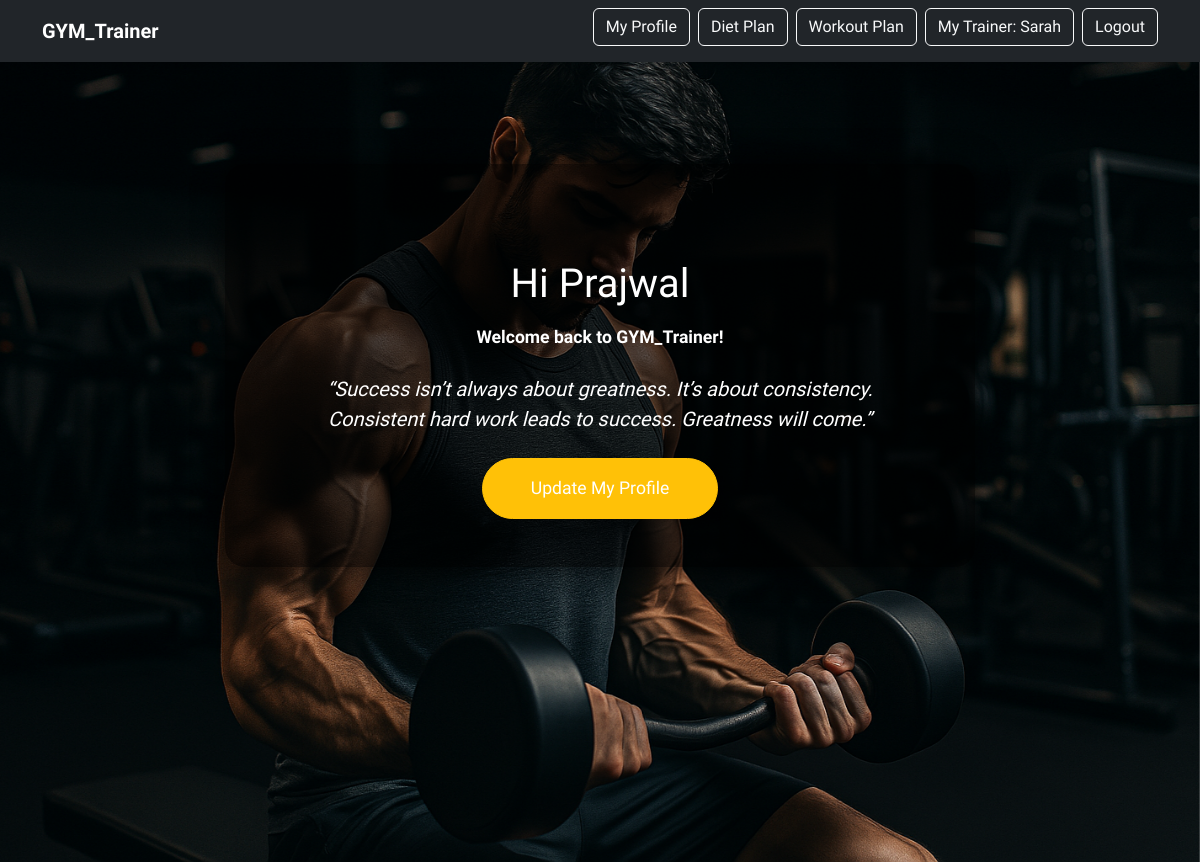
The page /test/ (signed in) on the database its author committed.
### users/models.py (models this page shows, shortened)
class NewUser(AbstractUser):
    is_trainer = models.BooleanField(default=False)
    class Meta:
        verbose_name = "User"
        verbose_name_plural = "Users"

### userprofile/models.py (models this page shows, shortened)
class UserProfile(models.Model):
    user = models.OneToOneField(settings.AUTH_USER_MODEL, on_delete=models.CASCADE)
    first_name = models.CharField(max_length=30)
    last_name = models.CharField(max_length=30)
    date_of_birth = models.DateField(blank=True, null=True)
    height = models.DecimalField(max_digits=5, decimal_places=2, blank=True, null=True)  # in cm
    weight = models.DecimalField(max_digits=5, decimal_places=2, blank=True, null=True)  # in kg
    smoking = models.BooleanField(choices=[(True, 'Yes'), (False, 'No')], default=False)
    alcohol = models.BooleanField(choices=[(True, 'Yes'), (False, 'No')], default=False)
    FOOD_CHOICES = [
        ('vegetarian', 'Vegetarian'),
        ('non-vegetarian', 'Non-Vegetarian'),
        ('vegan', 'Vegan')
    ]
    food_habits = models.CharField(max_length=20, choices=FOOD_CHOICES, default='non-vegetarian')
    WORKOUT_EXPERIENCE_CHOICES = [
        ('beginner', 'Beginner'),
        ('intermediate', 'Intermediate'),
        ('advanced', 'Advanced')
    ]
    workout_experience = models.CharField(max_length=20, choices=WORKOUT_EXPERIENCE_CHOICES, default='beginner')
    diet_plan = models.JSONField(blank=True, null=True)
    workout_plan = models.JSONField(blank=True, null=True)
    selected_trainer = models.ForeignKey(Trainer, on_delete=models.SET_NULL, null=True, blank=True)

### trainers/models.py (models this page shows, shortened)
class Trainer(models.Model):
    user = models.OneToOneField(settings.AUTH_USER_MODEL, on_delete=models.CASCADE, related_name='trainer')
    Firstname = models.CharField(max_length=100)
    Lastname = models.CharField(max_length=100)
    specialization = models.CharField(max_length=100)
    bio = models.TextField()
    profile_picture = models.ImageField(upload_to='trainers/', blank=True, null=True)

### gym_trainer/views.py (the view)
# urls.py: path('test/',views.TestPage.as_view(),name='test'),
class TestPage(TemplateView):
    template_name = 'test.html'
    def get_context_data(self, **kwargs):
        context = super().get_context_data(**kwargs)
        user = self.request.user
        try:
            context['profile'] = UserProfile.objects.get(user=user)
        except UserProfile.DoesNotExist:
            context['profile'] = None
        return context

### templates/test.html (shortened to what this page needs)
{% extends "base.html" %}
{% block content %}
<div class="container mt-5 text-center">
  {% if profile %}
    <h1 class="mb-3">Hi {{ profile.first_name }} </h1>
    <p class="lead fw-semibold mb-4">
      Welcome back to <span class="text-primary">GYM_Trainer</span>!
    </p>
    <p class="mb-4 fs-5 fst-italic text-muted">
      “Success isn’t always about greatness. It’s about consistency. Consistent hard work leads to success. Greatness will come.”
    </p>
    <a href="{% url 'profile_update' profile.pk %}" class="btn btn-lg btn-warning px-5 py-3 rounded-pill shadow">
      Update My Profile
    </a>
  {% endif %}
</div>
{% endblock %}

### templates/base.html (shortened to what this page needs)
{% load static %}
<!DOCTYPE html>
<html lang="en">
<head>
    <link href="https://cdn.jsdelivr.net/npm/bootstrap@5.3.3/dist/css/bootstrap.min.css" rel="stylesheet">
</head>
<body>
<nav class="navbar navbar-expand-lg navbar-dark">
    <div class="container">
        <a class="navbar-brand" href="{% url 'home' %}">GYM_Trainer</a>
        <div class="collapse navbar-collapse justify-content-end" id="navbarResponsive">
            <div class="d-flex flex-wrap align-items-center gap-2 navbar-buttons">
                {% if user.is_authenticated %}
                    {% if user.is_trainer %}
                        {% if user.trainer %}
                            <a href="{% url 'trainer_dashboard' %}" class="btn btn-outline-light">Trainer Dashboard</a>
                            <a href="{% url 'trainer_detail' user.trainer.pk %}" class="btn btn-outline-light">View Profile</a>
                            <a href="{% url 'trainer_update' user.trainer.pk %}" class="btn btn-outline-light">Edit Profile</a>
                        {% else %}
                            <a href="{% url 'trainer_create' %}" class="btn btn-outline-light">Create Profile</a>
                        {% endif %}
                    {% else %}
                        {% if user.userprofile %}
                            <a href="{% url 'profile_detail' user.userprofile.pk %}" class="btn btn-outline-light">My Profile</a>
                            {% if user.userprofile.diet_plan %}
                                <a href="{% url 'generate_diet_plan' user.userprofile.pk %}" class="btn btn-outline-light">Diet Plan</a>
                            {% endif %}
                            {% if user.userprofile.workout_plan %}
                                <a href="{% url 'generate_workout_plan' user.userprofile.pk %}" class="btn btn-outline-light">Workout Plan</a>
                            {% endif %}
                            {% if user.userprofile.selected_trainer %}
                                <a href="{% url 'my_trainer' %}" class="btn btn-outline-light">My Trainer: {{ user.userprofile.selected_trainer.Firstname }}</a>
                            {% else %}
                                <a href="{% url 'trainer_list' %}" class="btn btn-outline-light">Select a Trainer</a>
                            {% endif %}
                        {% else %}
                            <a href="{% url 'profile_create' %}" class="btn btn-success">Create Profile</a>
                        {% endif %}
                    {% endif %}
                    <form method="post" action="{% url 'logout' %}">
                        <button class="btn btn-outline-light">Logout</button>
                    </form>
                {% else %}
                    <a href="{% url 'users:login' %}" class="btn btn-outline-light">Log In</a>
                    <a href="{% url 'users:signup' %}" class="btn btn-outline-light">Sign Up</a>
                {% endif %}
            </div>
        </div>
    </div>
</nav>
<div class="background-image-wrapper">
    <div class="hero-overlay w-100">
        {% block content %}
        {% endblock %}
    </div>
</div>
</body>
</html>

### templates/test.html (style rules this page uses)
.hero-overlay { background-color: rgba(0, 0, 0, 0.6); color: #ffffff; padding: 3rem; border-radius: 20px; max-width: 750px; width: 100%; margin-top: 2rem; text-align: center; box-shadow: 0 0 30px rgba(0, 0, 0, 0.7); }
.hero-overlay h1, .hero-overlay h2, .hero-overlay h3, .hero-overlay h4, .hero-overlay h5, .hero-overlay h6, .hero-overlay p, .hero-overlay a, .hero-overlay span, .hero-overlay strong, .hero-overlay .lead { color: #ffffff !important; }
.hero-overlay p { font-size: 1.1rem; }
.hero-overlay .btn { font-size: 1.1rem; }

### rows shown on the page
NewUser: userprofile.selected_trainer.Firstname "Sarah"
UserProfile: first_name "Prajwal"
